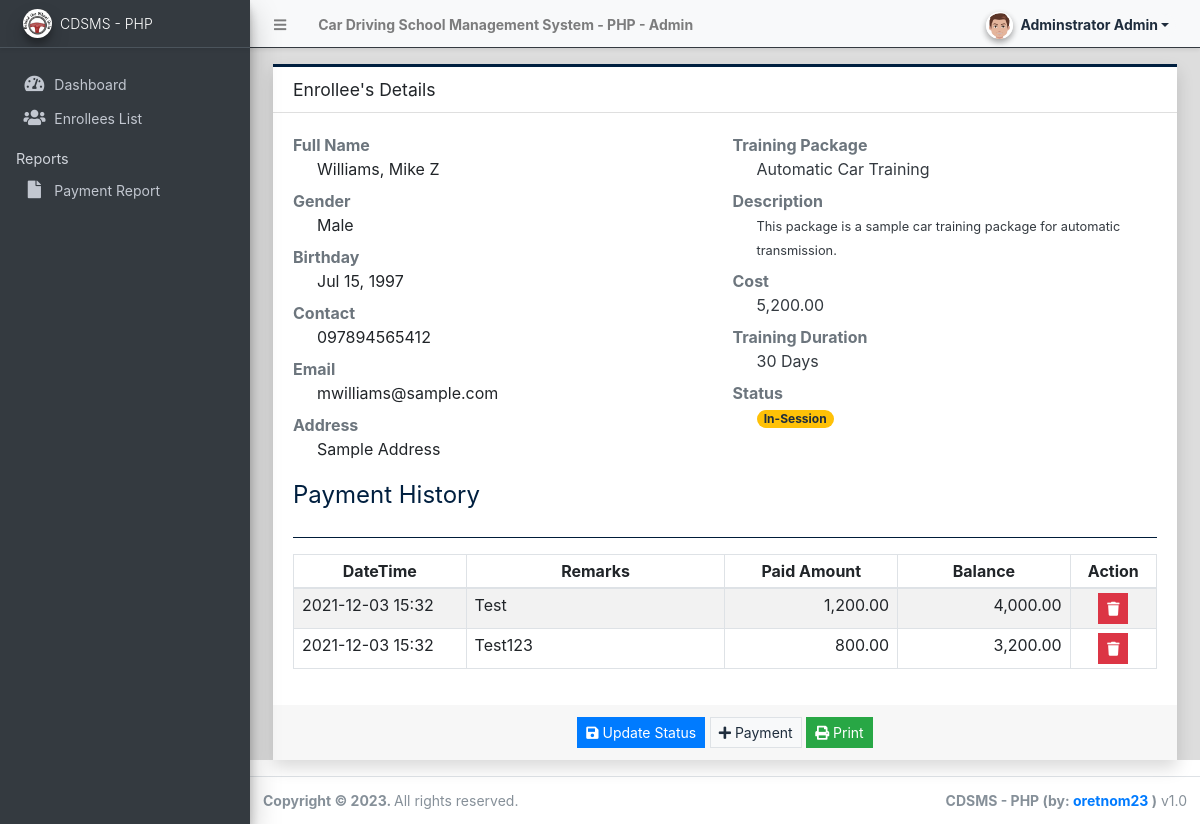
/admin/?page=enrollees/view_details&id=3 (signed in), run on the app's committed database.
### tables this page shows
CREATE TABLE `payment_list` (
  `id` int(30) NOT NULL,
  `enrollee_id` int(30) NOT NULL,
  `amount` float NOT NULL DEFAULT 0,
  `remarks` text DEFAULT NULL,
  `date_created` datetime NOT NULL DEFAULT current_timestamp()
);

### admin/enrollees/view_details.php (the view, shortened to what this page needs)
<?php
$balance = isset($cost) ? $cost: 0;
?>
<div class="container-fluid">
    <div class="card card-outline card-navy rounded-0 shadow">
        <div class="card-header rounded-0">
            <h5 class="card-title">Enrollee's Details</h5>
        </div>
        <div class="card-body rounded-0">
            <div id="outprint">
            <div class="row">
                <div class="col-md-6">
                    <dl>
                        <dt class="text-muted">Full Name</dt>
                        <dd class='pl-4 fs-4 fw-bold'><?= isset($fullname) ? $fullname : '' ?></dd>
                        <dt class="text-muted">Gender</dt>
                        <dd class='pl-4 fs-4 fw-bold'><?= isset($gender) ? $gender : '' ?></dd>
                        <dt class="text-muted">Birthday</dt>
                        <dd class='pl-4 fs-4 fw-bold'><?= isset($dob) ? date("M d, Y",strtotime($dob)) : '' ?></dd>
                        <dt class="text-muted">Contact</dt>
                        <dd class='pl-4 fs-4 fw-bold'><?= isset($contact) ? $contact : '' ?></dd>
                        <dt class="text-muted">Email</dt>
                        <dd class='pl-4 fs-4 fw-bold'><?= isset($email) ? $email : '' ?></dd>
                        <dt class="text-muted">Address</dt>
                        <dd class='pl-4 fs-4 fw-bold'><?= isset($address) ? $address : '' ?></dd>
                    </dl>
                </div>
                <div class="col-md-6">
                    <dl>
                        <dt class="text-muted">Training Package</dt>
                        <dd class='pl-4 text-dark'><?= isset($name) ? $name : '' ?></dd>
                        <dt class="text-muted">Description</dt>
                        <dd class='pl-4 text-dark'>
                            <p class="m-0"><small><?= isset($description) ? $description : '' ?></small></p>
                        </dd>
                        <dt class="text-muted">Cost</dt>
                        <dd class='pl-4 text-dark'><?= isset($cost) ? number_format($cost,2) : '0.00' ?></dd>
                        <dt class="text-muted">Training Duration</dt>
                        <dd class='pl-4 text-dark'><?= isset($training_duration) ? $training_duration : '' ?></dd>
                        <dt class="text-muted">Status</dt>
                        <dd class='pl-4 text-dark'>
                            <?php
                            if(isset($status)):
                                switch($status){
                                    case '2':
                                        echo "<span class='badge badge-warning badge-pill'>In-Session</span>";
                                        break;
                                }
                            endif;
                            ?>
                        </dd>
                    </dl>
                </div>
            </div>
            <?php if(in_array($status,range(1,3))): ?>
                <fieldset>
                    <legend class="text-navy">Payment History</legend>
                    <hr class="bg-navy border-navy">
                    <table class="table table-hover table-striped table-bordered" id="payment-list">
                        <colgroup>
                            <col width="20%">
                            <col width="30%">
                            <col width="20%">
                            <col width="20%">
                            <col width="10%">
                        </colgroup>
                        <thead>
                            <tr>
                                <th class="text-center py-1">DateTime</th>
                                <th class="text-center py-1">Remarks</th>
                                <th class="text-center py-1">Paid Amount</th>
                                <th class="text-center py-1">Balance</th>
                                <th class="text-center py-1">Action</th>
                            </tr>
                        </thead>
                        <tbody>
                            <?php
                            $payments = $conn->query("SELECT * FROM `payment_list` where enrollee_id ='{$id}' order by unix_timestamp(date_created) asc ");
                            while($row=$payments->fetch_assoc()):
                                $balance -= $row['amount'];
                            ?>
                            <tr>
                                <td class="py-1 px-2"><?= date("Y-m-d H:i",strtotime($row['date_created'])) ?></td>
                                <td class="py-1 px-2"><?= ($row['remarks']) ?></td>
                                <td class="py-1 px-2 text-right"><?= number_format($row['amount'],2) ?></td>
                                <td class="py-1 px-2 text-right"><?= number_format($balance,2) ?></td>
                                <td class="py-1 px-2 text-center">
                                    <button class="btn btn-sm btn-flat btn-danger delete_payment" data-id="<?= $row['id'] ?>"><i class="fa fa-trash"></i></button>
                                </td>
                            </tr>
                            <?php endwhile; ?>
                        </tbody>
                    </table>
                </fieldset>
            <?php endif; ?>
            </div>
        </div>
        <div class="card-footer rounded-0 text-center">
                <button class="btn btn-sm btn-primary btn-flat" type="button" id="update_status"><i class="fa fa-save"></i> Update Status</button>
                <button class="btn btn-sm btn-light border btn-flat" type="button" id="payment"><i class="fa fa-plus"></i> Payment</button>
                <button class="btn btn-sm btn-success btn-flat" type="button" id="print"><i class="fa fa-print"></i> Print</button>
        </div>
    </div>
</div>

### data on the page
payment_list: date_created "2021-12-03 15:32", remarks "Test", amount "1,200.00", balance "4,000.00"
payment_list: date_created "2021-12-03 15:32", remarks "Test123", amount "800.00", balance "3,200.00"

### other printed values
$_settings->info('name') "Car Driving School Management System - PHP"
$_settings->userdata('firstname').' '.$_settings->userdata('lastname') "Adminstrator Admin"
$_settings->info('short_name') "CDSMS - PHP"
$fullname "Williams, Mike Z"
$gender "Male"
date("M d, Y",strtotime($dob)) "Jul 15, 1997"
$contact "097894565412"
$email "mwilliams@sample.com"
$address "Sample Address"
$name "Automatic Car Training"
$description "This package is a sample car training package for automatic transmission."
$cost "5,200.00"
$training_duration "30 Days"
